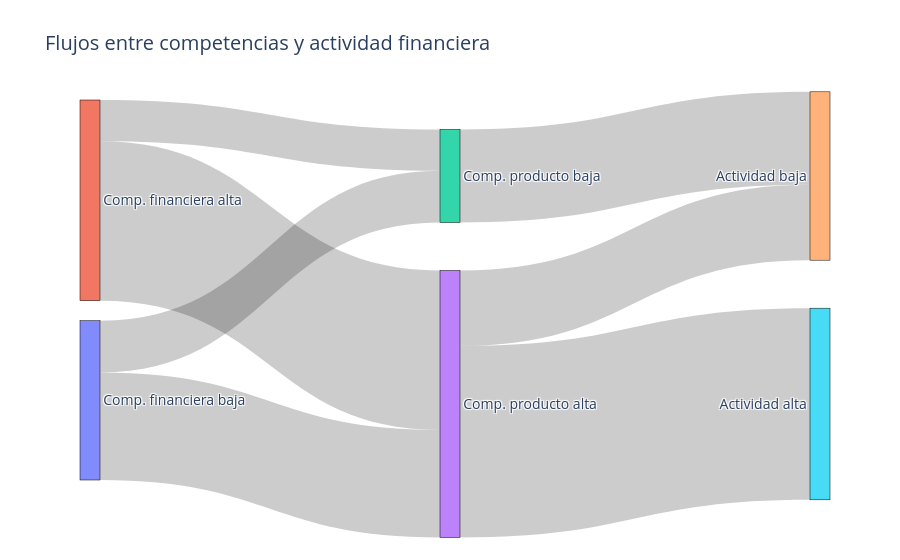

This figure's notebook cell:
### Markdown cell above
#### 5.4.7. Sankey diagram - Flujo entre competencias y actividad
Este Sankey muestra cómo se mueven las personas entre:
- competencia financiera
- competencia de producto
- actividad financiera
Es muy visual para explicar flujos

### Code cell
import plotly.graph_objects as go

# --- 1. Crear nodos ---
labels = [
    "Comp. financiera baja", "Comp. financiera alta",
    "Comp. producto baja", "Comp. producto alta",
    "Actividad baja", "Actividad alta"
]

# Posiciones horizontales (niveles)
x_positions = [0.0, 0.0,   0.5, 0.5,   1.0, 1.0]
y_positions = [0.2, 0.8,   0.2, 0.8,   0.2, 0.8]

# --- 2. Crear enlaces (flujos) ---
source = []
target = []
value = []

# Flujo 1: comp_fin_bin → comp_prod
for cf in [0, 1]:
    for cp in [0, 1]:
        count = len(df[(df.comp_fin_bin == cf) & (df.comp_prod == cp)])
        source.append(cf)
        target.append(2 + cp)
        value.append(count)

# Flujo 2: comp_prod → actividad
for cp in [0, 1]:
    for act in [0, 1]:
        count = len(df[(df.comp_prod == cp) & (df.actividad == act)])
        source.append(2 + cp)
        target.append(4 + act)
        value.append(count)

# --- 3. Calcular porcentajes ---
total = sum(value)
percentages = [v / total * 100 for v in value]

# --- 4. Construcción del Sankey ---
fig = go.Figure(data=[go.Sankey(
    node=dict(
        pad=20,
        thickness=20,
        line=dict(color="black", width=0.5),
        label=labels,
        x=x_positions,
        y=y_positions
    ),
    link=dict(
        source=source,
        target=target,
        value=value,
        customdata=percentages,
        hovertemplate="<b>%{value} personas</b><br>%{customdata:.1f}%<extra></extra>"
    )
)])

fig.update_layout(
    title_text="Flujos entre competencias y actividad financiera",
    font_size=14
)

fig.show()

### Figure 1 — Plotly figure (JSON) as saved in the notebook; plotly's stock layout.template omitted (floating-point values rounded to 4 significant figures)
{"data": [{"link": {"customdata": [7.175, 14.95, 5.745, 22.13, 12.92, 0, 10.46, 26.62], "hovertemplate": "<b>%{value} personas</b><br>%{customdata:.1f}%<extra></extra>", "source": [0, 0, 1, 1, 2, 2, 3, 3], "target": [2, 3, 2, 3, 4, 5, 4, 5], "value": [1084, 2258, 868, 3344, 1952, 0, 1581, 4021]}, "node": {"label": ["Comp. financiera baja", "Comp. financiera alta", "Comp. producto baja", "Comp. producto alta", "Actividad baja", "Actividad alta"], "line": {"color": "black", "width": 0.5}, "pad": 20, "thickness": 20, "x": [0, 0, 0.5, 0.5, 1, 1], "y": [0.2, 0.8, 0.2, 0.8, 0.2, 0.8]}, "type": "sankey"}], "layout": {"font": {"size": 14}, "title": {"text": "Flujos entre competencias y actividad financiera"}}}
